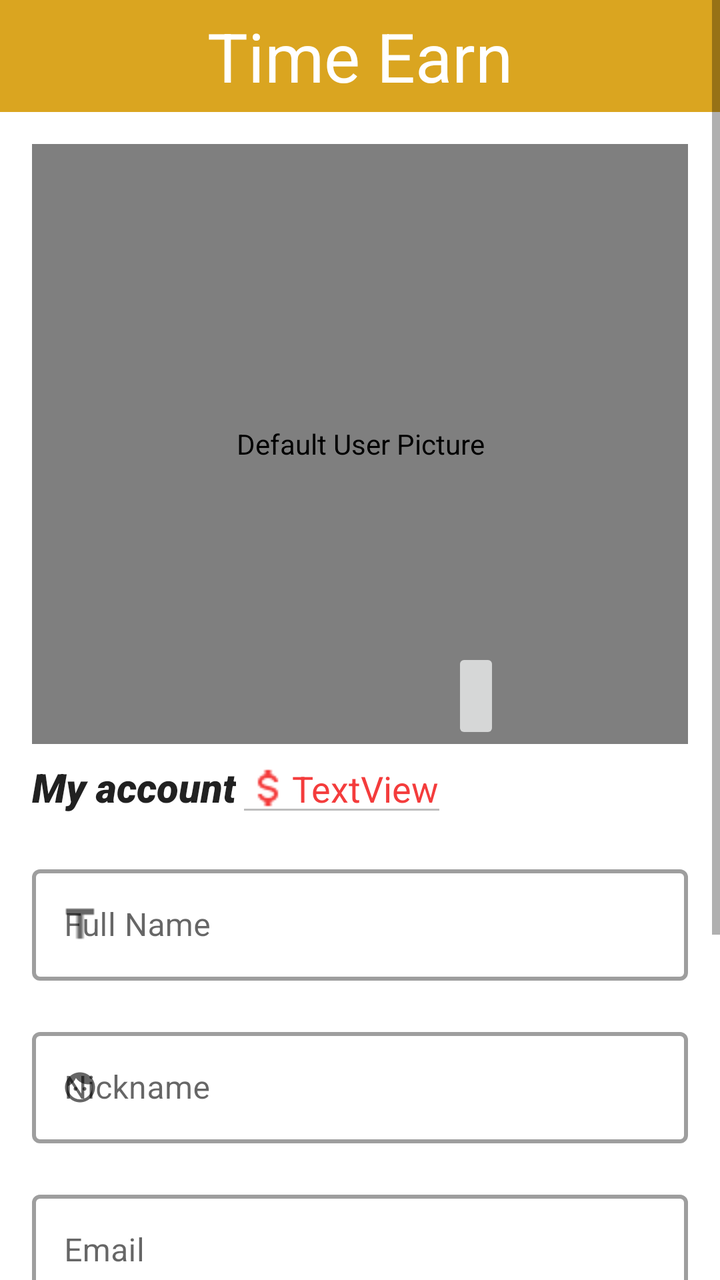
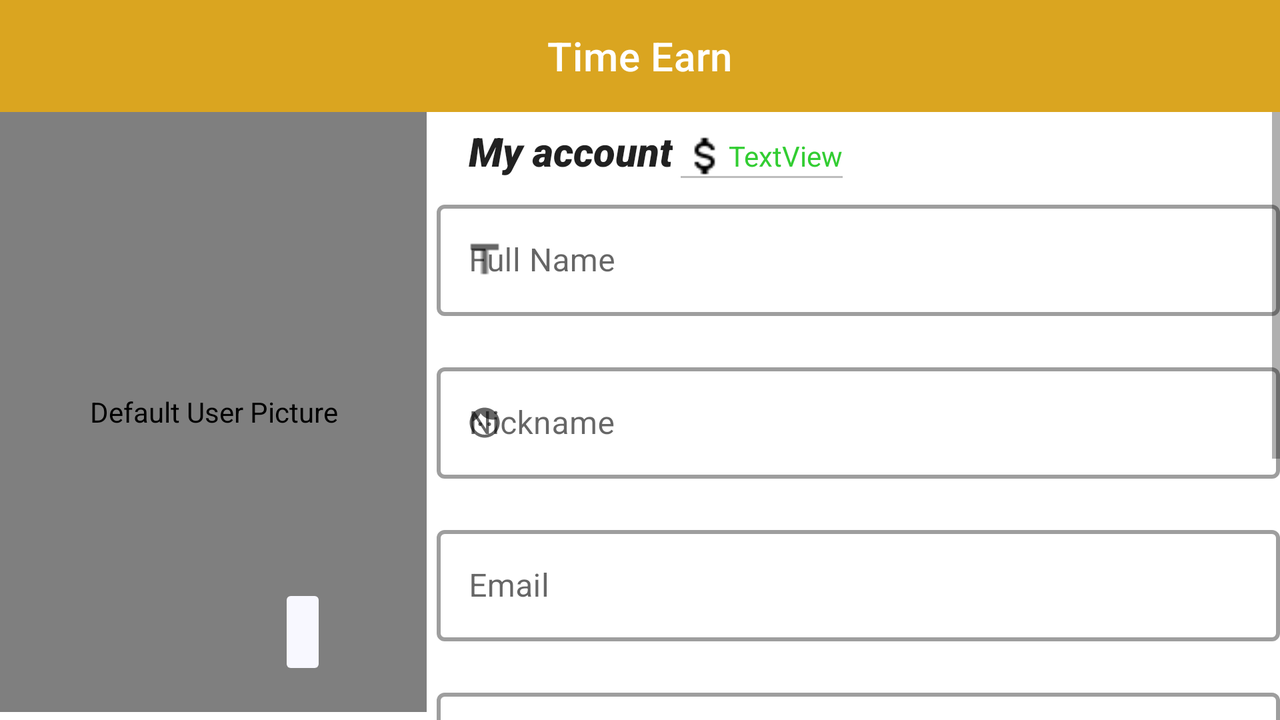

An Android layout and its configuration variant, each rendered on a device that would load it. The default file and the variant file are quoted in full after the pictures.
<!-- AndroidManifest.xml: application theme Theme.TimeBanking -->
<!-- res/layout/editprofilefragment_layout.xml -->
<?xml version="1.0" encoding="utf-8"?>
<androidx.constraintlayout.widget.ConstraintLayout xmlns:android="http://schemas.android.com/apk/res/android"
    android:layout_width="match_parent"
    android:layout_height="match_parent"
    xmlns:app="http://schemas.android.com/apk/res-auto"
    xmlns:tools="http://schemas.android.com/tools">

    <ScrollView
        android:id="@+id/scrollViewShow"
        android:layout_width="match_parent"
        android:layout_height="match_parent"
        app:layout_constraintBottom_toBottomOf="parent"
        app:layout_constraintEnd_toEndOf="parent"
        app:layout_constraintStart_toStartOf="parent"
        app:layout_constraintTop_toTopOf="parent">

        <LinearLayout
            android:layout_width="match_parent"
            android:layout_height="wrap_content"
            android:orientation="vertical">

            <com.google.android.material.appbar.AppBarLayout
                android:id="@+id/toolbarLayout"
                android:layout_width="match_parent"
                android:layout_height="wrap_content"
                app:layout_constraintEnd_toEndOf="parent"
                app:layout_constraintStart_toStartOf="parent"
                app:layout_constraintTop_toTopOf="parent">

                <com.google.android.material.appbar.MaterialToolbar
                    android:id="@+id/my_toolbar"
                    style="@style/Widget.MaterialComponents.Toolbar.Primary"
                    android:layout_width="match_parent"
                    android:layout_height="?attr/actionBarSize"
                    app:title="@string/app_name"
                    app:titleCentered="true"
                    app:titleTextAppearance="@style/TextAppearance.AppCompat.Display1" />

            </com.google.android.material.appbar.AppBarLayout>

            <com.google.android.material.divider.MaterialDivider
                android:id="@+id/materialDivider6"
                android:layout_width="match_parent"
                android:layout_height="wrap_content"
                android:layout_marginBottom="5dp"
                android:layout_marginTop="5dp"
                app:dividerColor="#00FFFFFF"
                tools:visibility="visible" />

            <FrameLayout
                android:layout_width="match_parent"
                android:layout_height="wrap_content"
                app:layout_constraintBottom_toBottomOf="parent"
                app:layout_constraintEnd_toStartOf="@+id/profileRow"
                app:layout_constraintHorizontal_bias="0.52"
                app:layout_constraintHorizontal_chainStyle="packed"
                app:layout_constraintHorizontal_weight="1"
                app:layout_constraintStart_toStartOf="parent"
                app:layout_constraintTop_toBottomOf="@id/toolbarLayout"
                app:layout_constraintVertical_weight="1">


                <de.hdodenhof.circleimageview.CircleImageView
                    android:id="@+id/userImage"
                    android:layout_width="match_parent"
                    android:layout_height="300dp"
                    android:layout_marginEnd="16dp"
                    android:layout_marginStart="16dp"
                    android:layout_marginTop="5dp"
                    android:layout_weight="1"
                    android:contentDescription="@string/picutureTest"
                    android:src="@drawable/user_icon"
                    app:civ_border_color="@color/Custom1"
                    app:civ_border_width="4dp"
                    app:layout_constraintBottom_toBottomOf="parent"
                    app:layout_constraintEnd_toStartOf="@+id/toolbarLayout"
                    app:layout_constraintHorizontal_bias="0.5"
                    app:layout_constraintHorizontal_chainStyle="spread_inside"
                    app:layout_constraintHorizontal_weight="1"
                    app:layout_constraintStart_toStartOf="parent"
                    app:layout_constraintTop_toTopOf="parent"
                    app:layout_constraintVertical_bias="0.498"
                    app:layout_constraintVertical_weight="1" />

                <ImageButton
                    android:id="@+id/plus"
                    android:layout_width="wrap_content"
                    android:layout_height="wrap_content"
                    android:layout_gravity="bottom|end"
                    android:layout_marginEnd="110dp"
                    android:contentDescription="@string/picutureTest"

                    android:minHeight="48dp"
                    app:srcCompat="@drawable/outline_photo_camera_24"
                    tools:ignore="DuplicateSpeakableTextCheck" />
            </FrameLayout>

            <TableRow
                android:id="@+id/profileRow"
                android:layout_width="340dp"
                android:layout_height="wrap_content"
                android:layout_marginStart="16dp"
                android:layout_marginEnd="16dp">

                <TextView
                    android:id="@+id/AccountInfo"
                    android:layout_width="wrap_content"
                    android:layout_height="wrap_content"
                    android:fontFamily="sans-serif-black"
                    android:text="@string/accInfo"
                    android:textAlignment="textStart"
                    android:textAppearance="@style/TextAppearance.AppCompat.Body2"
                    android:textSize="20sp"
                    android:textStyle="italic" />

                <EditText
                    android:id="@+id/timeCredit"
                    android:layout_width="wrap_content"
                    android:layout_height="wrap_content"
                    android:drawableStart="@drawable/currency_usd"
                    android:drawableTint="@color/Custom1"
                    android:enabled="false"
                    android:text="TextView"
                    android:textAlignment="textStart"
                    android:textColor="@color/Custom1"
                    android:textSize="18sp" />
            </TableRow>

            <LinearLayout
                android:id="@+id/linearLayout"
                android:layout_width="match_parent"
                android:layout_height="0dp"
                android:layout_marginStart="16dp"
                android:layout_marginTop="16dp"
                android:layout_marginEnd="16dp"
                android:layout_weight="2"
                android:orientation="vertical">

                <com.google.android.material.textfield.TextInputLayout
                    android:id="@+id/outlinedFullName"
                    style="@style/Widget.MaterialComponents.TextInputLayout.OutlinedBox"
                    android:layout_width="match_parent"
                    android:layout_height="wrap_content"
                    android:hint="@string/fullName"
                    app:boxStrokeWidth="2dp"
                    app:errorEnabled="true"
                    app:startIconDrawable="@drawable/format_title">

                    <com.google.android.material.textfield.TextInputEditText
                        android:id="@+id/outlinedFullnameFixed"
                        android:layout_width="match_parent"
                        android:layout_height="wrap_content"
                        android:textColor="#757575"
                        tools:ignore="TextContrastCheck" />

                </com.google.android.material.textfield.TextInputLayout>

                <com.google.android.material.textfield.TextInputLayout
                    android:id="@+id/outlinedNickName"
                    style="@style/Widget.MaterialComponents.TextInputLayout.OutlinedBox"
                    android:layout_width="match_parent"
                    android:layout_height="wrap_content"
                    android:hint="@string/nickname"
                    app:boxStrokeWidth="2dp"
                    app:errorEnabled="true"
                    app:startIconDrawable="@drawable/baseline_face_24">

                    <com.google.android.material.textfield.TextInputEditText
                        android:id="@+id/outlinedNickNameFixed"
                        android:layout_width="match_parent"
                        android:layout_height="wrap_content"
                        android:textColor="#757575"
                        tools:ignore="TextContrastCheck" />

                </com.google.android.material.textfield.TextInputLayout>

                <com.google.android.material.textfield.TextInputLayout
                    android:id="@+id/outlinedEmail"
                    style="@style/Widget.MaterialComponents.TextInputLayout.OutlinedBox"
                    android:layout_width="match_parent"
                    android:layout_height="wrap_content"
                    android:hint="@string/email"
                    app:boxStrokeWidth="2dp"
                    app:errorEnabled="true"
                    app:startIconDrawable="@drawable/outline_email_24">

                    <com.google.android.material.textfield.TextInputEditText
                        android:id="@+id/outlinedEmailFixed"
                        android:layout_width="match_parent"
                        android:layout_height="wrap_content"
                        android:enabled="false"
                        android:textColor="#757575"
                        tools:ignore="TextContrastCheck" />

                </com.google.android.material.textfield.TextInputLayout>

                <com.google.android.material.textfield.TextInputLayout
                    android:id="@+id/outlinedLocation"
                    style="@style/Widget.MaterialComponents.TextInputLayout.OutlinedBox"
                    android:layout_width="match_parent"
                    android:layout_height="wrap_content"
                    android:hint="@string/location"
                    app:boxStrokeWidth="2dp"
                    app:errorEnabled="true"
                    app:startIconDrawable="@drawable/outline_location_on_24">

                    <com.google.android.material.textfield.TextInputEditText
                        android:id="@+id/outlinedLocationFixed"
                        android:layout_width="match_parent"
                        android:layout_height="wrap_content"
                        android:textColor="#757575"
                        tools:ignore="TextContrastCheck" />

                </com.google.android.material.textfield.TextInputLayout>

                <com.google.android.material.textfield.TextInputLayout
                    android:id="@+id/outlinedAboutMe"
                    style="@style/Widget.MaterialComponents.TextInputLayout.OutlinedBox"
                    android:layout_width="match_parent"
                    android:layout_height="wrap_content"
                    android:hint="@string/aboutMe"
                    app:boxStrokeWidth="2dp"
                    app:errorEnabled="true"
                    app:startIconDrawable="?android:attr/actionModeFindDrawable">

                    <com.google.android.material.textfield.TextInputEditText
                        android:id="@+id/outlinedAboutmeFixed"
                        android:layout_width="match_parent"
                        android:layout_height="wrap_content"
                        android:textColor="#757575"
                        tools:ignore="TextContrastCheck" />

                </com.google.android.material.textfield.TextInputLayout>

                <TextView
                    android:id="@+id/textSkills"
                    android:layout_width="match_parent"
                    android:layout_height="wrap_content"
                    android:fontFamily="sans-serif-black"
                    android:paddingStart="5dp"
                    android:paddingEnd="2dp"
                    android:paddingBottom="5dp"
                    android:text="@string/skills"
                    android:textAppearance="@style/TextAppearance.AppCompat.Body1"
                    android:textSize="18sp"
                    android:textStyle="italic"
                    android:textColor="@color/Black"
                    app:drawableEndCompat="@drawable/outline_add_circle_outline_24" />

                <LinearLayout
                    android:id="@+id/lastLinear"
                    android:layout_width="match_parent"
                    android:layout_height="wrap_content"
                    android:layout_marginStart="8dp"
                    android:orientation="vertical" >

                </LinearLayout>

                <com.google.android.material.divider.MaterialDivider
                    android:id="@+id/materialDivider4"
                    android:layout_width="match_parent"
                    android:layout_height="wrap_content"
                    android:layout_marginBottom="5dp"
                    android:layout_marginTop="5dp" />
            </LinearLayout>
        </LinearLayout>
    </ScrollView>

</androidx.constraintlayout.widget.ConstraintLayout>
<!-- resources referenced by this layout -->
<resources>
  <color name="Black">#000000</color>
  <color name="Custom1">#F43C3C</color>
  <!-- drawable baseline_face_24 (drawable) -->
  <vector xmlns:android="http://schemas.android.com/apk/res/android"
      android:width="18dp"
      android:height="18dp"
      android:viewportWidth="24"
      android:viewportHeight="24"
      android:tint="@color/black">
    <path
        android:fillColor="@android:color/white"
        android:pathData="M9,11.75c-0.69,0 -1.25,0.56 -1.25,1.25s0.56,1.25 1.25,1.25 1.25,-0.56 1.25,-1.25 -0.56,-1.25 -1.25,-1.25zM15,11.75c-0.69,0 -1.25,0.56 -1.25,1.25s0.56,1.25 1.25,1.25 1.25,-0.56 1.25,-1.25 -0.56,-1.25 -1.25,-1.25zM12,2C6.48,2 2,6.48 2,12s4.48,10 10,10 10,-4.48 10,-10S17.52,2 12,2zM12,20c-4.41,0 -8,-3.59 -8,-8 0,-0.29 0.02,-0.58 0.05,-0.86 2.36,-1.05 4.23,-2.98 5.21,-5.37C11.07,8.33 14.05,10 17.42,10c0.78,0 1.53,-0.09 2.25,-0.26 0.21,0.71 0.33,1.47 0.33,2.26 0,4.41 -3.59,8 -8,8z"/>
  </vector>
  <!-- drawable currency_usd: png bitmap (drawable, 492 bytes) -->
  <!-- drawable format_title: png bitmap (drawable, 306 bytes) -->
  <!-- drawable outline_location_on_24 (drawable) -->
  <vector xmlns:android="http://schemas.android.com/apk/res/android"
      android:width="18dp"
      android:height="18dp"
      android:viewportWidth="24"
      android:viewportHeight="24"
      android:tint="?attr/colorControlNormal">
    <path
        android:fillColor="@android:color/white"
        android:pathData="M12,2C8.13,2 5,5.13 5,9c0,5.25 7,13 7,13s7,-7.75 7,-13c0,-3.87 -3.13,-7 -7,-7zM7,9c0,-2.76 2.24,-5 5,-5s5,2.24 5,5c0,2.88 -2.88,7.19 -5,9.88C9.92,16.21 7,11.85 7,9z"/>
    <path
        android:fillColor="@android:color/white"
        android:pathData="M12,9m-2.5,0a2.5,2.5 0,1 1,5 0a2.5,2.5 0,1 1,-5 0"/>
  </vector>
  <string name="aboutMe">About me</string>
  <string name="accInfo">My account</string>
  <string name="app_name">Time Earn</string>
  <string name="email">Email</string>
  <string name="fullName">Full Name</string>
  <string name="location">Location</string>
  <string name="nickname">Nickname</string>
  <string name="picutureTest">Default User Picture</string>
  <string name="skills">My skills :</string>
  <style name="Theme.TimeBanking" parent="Theme.MaterialComponents.Light.NoActionBar">
          
          <item name="colorPrimary">@color/Goldenrod</item>
          <item name="colorPrimaryVariant">@color/black</item>
          <item name="colorOnPrimary">@color/white</item>
          
          <item name="colorSecondary">@color/Goldenrod</item>
          <item name="colorSecondaryVariant">@color/black</item>
          <item name="colorOnSecondary">@color/black</item>
          
          <item name="android:statusBarColor" tools:targetApi="l">@color/Goldenrod</item>
          
      </style>
  <color name="black">#FF000000</color>
  <color name="Goldenrod">#DAA520</color>
  <color name="white">#FFFFFFFF</color>
</resources>
<!-- res/layout-land/editprofilefragment_layout.xml (the repository's variant of the layout above) -->
<!-- drawn on the phone turned sideways -->
<?xml version="1.0" encoding="utf-8"?>
<androidx.constraintlayout.widget.ConstraintLayout xmlns:android="http://schemas.android.com/apk/res/android"
    xmlns:app="http://schemas.android.com/apk/res-auto"
    xmlns:tools="http://schemas.android.com/tools"
    android:id="@+id/landLayout"
    android:layout_width="match_parent"
    android:layout_height="match_parent"
    android:layout_weight="2">

    <com.google.android.material.appbar.AppBarLayout
        android:id="@+id/toolbarLayout"
        android:layout_width="match_parent"
        android:layout_height="wrap_content"
        app:layout_constraintEnd_toEndOf="parent"
        app:layout_constraintStart_toStartOf="parent"
        app:layout_constraintTop_toTopOf="parent">

        <com.google.android.material.appbar.MaterialToolbar
            android:id="@+id/my_toolbar"
            style="@style/Widget.MaterialComponents.Toolbar.Primary"
            android:layout_width="match_parent"
            android:layout_height="?attr/actionBarSize"
            app:title="@string/app_name"
            app:titleCentered="true"/>

    </com.google.android.material.appbar.AppBarLayout>

    <FrameLayout
        android:id="@+id/frameLayout"
        android:layout_width="0dp"
        android:layout_height="0dp"
        app:layout_constraintBottom_toBottomOf="parent"
        app:layout_constraintEnd_toStartOf="@+id/scrollViewShow"
        app:layout_constraintHorizontal_bias="0.52"
        app:layout_constraintHorizontal_chainStyle="packed"
        app:layout_constraintHorizontal_weight="1"
        app:layout_constraintStart_toStartOf="parent"
        app:layout_constraintTop_toBottomOf="@id/toolbarLayout"
        app:layout_constraintVertical_weight="1">

        <de.hdodenhof.circleimageview.CircleImageView
            android:id="@+id/userImage"
            android:layout_width="match_parent"
            android:layout_height="300dp"
            android:contentDescription="@string/picutureTest"
            android:src="@drawable/user_icon"
            app:civ_border_color="#FF000000"
            app:civ_border_width="1dp"
            app:layout_constraintBottom_toBottomOf="parent"
            app:layout_constraintEnd_toStartOf="@+id/scrollViewShow"
            app:layout_constraintHorizontal_bias="0.5"
            app:layout_constraintHorizontal_chainStyle="spread_inside"
            app:layout_constraintHorizontal_weight="1"
            app:layout_constraintStart_toStartOf="parent"
            app:layout_constraintTop_toTopOf="parent"
            app:layout_constraintVertical_bias="0.498"
            app:layout_constraintVertical_weight="1" />

        <ImageButton
            android:id="@+id/plus"
            android:layout_width="wrap_content"
            android:layout_height="wrap_content"
            android:layout_gravity="bottom|end"
            android:layout_marginEnd="50dp"
            android:layout_marginBottom="20dp"
            android:backgroundTint="@color/GhostWhite"
            android:contentDescription="@string/picutureTest"
            android:minHeight="48dp"
            android:onClick="showPopup"
            app:srcCompat="@drawable/outline_photo_camera_24"
            tools:ignore="DuplicateSpeakableTextCheck" />
    </FrameLayout>

    <ScrollView
        android:id="@+id/scrollViewShow"
        android:layout_width="0dp"
        android:layout_height="0dp"
        app:layout_constraintBottom_toBottomOf="parent"
        app:layout_constraintEnd_toEndOf="parent"
        app:layout_constraintHorizontal_bias="0.5"
        app:layout_constraintHorizontal_weight="2"
        app:layout_constraintStart_toEndOf="@+id/frameLayout"
        app:layout_constraintTop_toBottomOf="@+id/toolbarLayout"
        app:layout_constraintVertical_weight="2">

        <LinearLayout
            android:layout_width="match_parent"
            android:layout_height="wrap_content"
            android:layout_marginStart="5dp"
            android:orientation="vertical">

            <TableRow
                android:id="@+id/profileRow"
                android:layout_width="340dp"
                android:layout_height="wrap_content"
                android:layout_marginStart="16dp"
                android:layout_marginEnd="16dp">

                <TextView
                    android:id="@+id/AccountInfo"
                    android:layout_width="wrap_content"
                    android:layout_height="wrap_content"
                    android:fontFamily="sans-serif-black"
                    android:text="@string/accInfo"
                    android:textAlignment="textStart"
                    android:textAppearance="@style/TextAppearance.AppCompat.Body2"
                    android:textSize="20sp"
                    android:textStyle="italic" />

                <EditText
                    android:id="@+id/timeCredit"
                    android:layout_width="wrap_content"
                    android:layout_height="wrap_content"
                    android:drawableStart="@drawable/currency_usd"
                    android:enabled="false"
                    android:text="TextView"
                    android:textAlignment="textStart"
                    android:textColor="@color/LimeGreen"
                    android:textSize="14sp" />
            </TableRow>

            <com.google.android.material.textfield.TextInputLayout
                android:id="@+id/outlinedFullName"
                style="@style/Widget.MaterialComponents.TextInputLayout.OutlinedBox"
                android:layout_width="match_parent"
                android:layout_height="wrap_content"
                android:hint="@string/fullName"
                app:boxStrokeWidth="2dp"
                app:errorEnabled="true"
                app:startIconDrawable="@drawable/format_title">

                <com.google.android.material.textfield.TextInputEditText
                    android:id="@+id/outlinedFullnameFixed"
                    android:layout_width="match_parent"
                    android:layout_height="wrap_content"
                    android:textColor="#757575"
                    tools:ignore="TextContrastCheck" />

            </com.google.android.material.textfield.TextInputLayout>

            <com.google.android.material.textfield.TextInputLayout
                android:id="@+id/outlinedNickName"
                style="@style/Widget.MaterialComponents.TextInputLayout.OutlinedBox"
                android:layout_width="match_parent"
                android:layout_height="wrap_content"
                android:hint="@string/nickname"
                app:boxStrokeWidth="2dp"
                app:errorEnabled="true"
                app:startIconDrawable="@drawable/baseline_face_24">

                <com.google.android.material.textfield.TextInputEditText
                    android:id="@+id/outlinedNickNameFixed"
                    android:layout_width="match_parent"
                    android:layout_height="wrap_content"
                    android:textColor="#757575"
                    tools:ignore="TextContrastCheck" />

            </com.google.android.material.textfield.TextInputLayout>

            <com.google.android.material.textfield.TextInputLayout
                android:id="@+id/outlinedEmail"
                style="@style/Widget.MaterialComponents.TextInputLayout.OutlinedBox"
                android:layout_width="match_parent"
                android:layout_height="wrap_content"
                android:hint="@string/email"
                app:boxStrokeWidth="2dp"
                app:errorEnabled="true"
                app:startIconDrawable="@drawable/outline_email_24">

                <com.google.android.material.textfield.TextInputEditText
                    android:id="@+id/outlinedEmailFixed"
                    android:layout_width="match_parent"
                    android:layout_height="wrap_content"
                    android:enabled="false"
                    android:textColor="#757575"
                    tools:ignore="TextContrastCheck" />

            </com.google.android.material.textfield.TextInputLayout>

            <com.google.android.material.textfield.TextInputLayout
                android:id="@+id/outlinedLocation"
                style="@style/Widget.MaterialComponents.TextInputLayout.OutlinedBox"
                android:layout_width="match_parent"
                android:layout_height="wrap_content"
                android:hint="@string/location"
                app:boxStrokeWidth="2dp"
                app:errorEnabled="true"
                app:startIconDrawable="@drawable/outline_location_on_24">

                <com.google.android.material.textfield.TextInputEditText
                    android:id="@+id/outlinedLocationFixed"
                    android:layout_width="match_parent"
                    android:layout_height="wrap_content"
                    android:textColor="#757575"
                    tools:ignore="TextContrastCheck" />

            </com.google.android.material.textfield.TextInputLayout>

            <com.google.android.material.textfield.TextInputLayout
                android:id="@+id/outlinedEarnTime"
                style="@style/Widget.MaterialComponents.TextInputLayout.OutlinedBox"
                android:layout_width="match_parent"
                android:layout_height="wrap_content"
                android:hint="Total Time"
                app:boxStrokeWidth="2dp"
                app:startIconDrawable="@drawable/earn_time">

                <com.google.android.material.textfield.TextInputEditText
                    android:id="@+id/outlinedEarnTimeFixed"
                    android:layout_width="match_parent"
                    android:layout_height="wrap_content"
                    android:textColor="#757575"
                    android:enabled="false"
                    tools:ignore="TextContrastCheck" />

            </com.google.android.material.textfield.TextInputLayout>

            <com.google.android.material.textfield.TextInputLayout
                android:id="@+id/outlinedAboutMe"
                style="@style/Widget.MaterialComponents.TextInputLayout.OutlinedBox"
                android:layout_width="match_parent"
                android:layout_height="wrap_content"
                android:hint="@string/aboutMe"
                app:boxStrokeWidth="2dp"
                app:errorEnabled="true"
                app:startIconDrawable="?android:attr/actionModeFindDrawable">

                <com.google.android.material.textfield.TextInputEditText
                    android:id="@+id/outlinedAboutmeFixed"
                    android:layout_width="match_parent"
                    android:layout_height="wrap_content"
                    android:textColor="#757575"
                    tools:ignore="TextContrastCheck" />

            </com.google.android.material.textfield.TextInputLayout>

            <TextView
                android:id="@+id/textSkills"
                android:layout_width="match_parent"
                android:layout_height="wrap_content"
                android:layout_marginStart="20dp"
                android:fontFamily="sans-serif-black"
                android:paddingEnd="7dp"
                android:paddingBottom="5dp"
                android:text="@string/skills"
                android:textAppearance="@style/TextAppearance.AppCompat.Body1"
                android:textSize="14sp"
                android:textStyle="italic"
                app:drawableEndCompat="@drawable/outline_add_circle_outline_24" />

            <LinearLayout
                android:id="@+id/lastLinear"
                android:layout_width="match_parent"
                android:layout_height="wrap_content"
                android:layout_marginStart="22dp"
                android:orientation="vertical">

            </LinearLayout>

        </LinearLayout>
    </ScrollView>

</androidx.constraintlayout.widget.ConstraintLayout>
<!-- resources referenced by the variant -->
<!-- as the phone turned sideways resolves them -->
<resources>
  <color name="GhostWhite">#F8F8FF</color>
  <color name="LimeGreen">#32CD32</color>
  <!-- drawable baseline_face_24 (drawable) -->
  <vector xmlns:android="http://schemas.android.com/apk/res/android"
      android:width="18dp"
      android:height="18dp"
      android:viewportWidth="24"
      android:viewportHeight="24"
      android:tint="@color/black">
    <path
        android:fillColor="@android:color/white"
        android:pathData="M9,11.75c-0.69,0 -1.25,0.56 -1.25,1.25s0.56,1.25 1.25,1.25 1.25,-0.56 1.25,-1.25 -0.56,-1.25 -1.25,-1.25zM15,11.75c-0.69,0 -1.25,0.56 -1.25,1.25s0.56,1.25 1.25,1.25 1.25,-0.56 1.25,-1.25 -0.56,-1.25 -1.25,-1.25zM12,2C6.48,2 2,6.48 2,12s4.48,10 10,10 10,-4.48 10,-10S17.52,2 12,2zM12,20c-4.41,0 -8,-3.59 -8,-8 0,-0.29 0.02,-0.58 0.05,-0.86 2.36,-1.05 4.23,-2.98 5.21,-5.37C11.07,8.33 14.05,10 17.42,10c0.78,0 1.53,-0.09 2.25,-0.26 0.21,0.71 0.33,1.47 0.33,2.26 0,4.41 -3.59,8 -8,8z"/>
  </vector>
  <!-- drawable currency_usd: png bitmap (drawable, 492 bytes) -->
  <!-- drawable earn_time: png bitmap (drawable, 609 bytes) -->
  <!-- drawable format_title: png bitmap (drawable, 306 bytes) -->
  <!-- drawable outline_location_on_24 (drawable) -->
  <vector xmlns:android="http://schemas.android.com/apk/res/android"
      android:width="18dp"
      android:height="18dp"
      android:viewportWidth="24"
      android:viewportHeight="24"
      android:tint="?attr/colorControlNormal">
    <path
        android:fillColor="@android:color/white"
        android:pathData="M12,2C8.13,2 5,5.13 5,9c0,5.25 7,13 7,13s7,-7.75 7,-13c0,-3.87 -3.13,-7 -7,-7zM7,9c0,-2.76 2.24,-5 5,-5s5,2.24 5,5c0,2.88 -2.88,7.19 -5,9.88C9.92,16.21 7,11.85 7,9z"/>
    <path
        android:fillColor="@android:color/white"
        android:pathData="M12,9m-2.5,0a2.5,2.5 0,1 1,5 0a2.5,2.5 0,1 1,-5 0"/>
  </vector>
  <string name="aboutMe">About me</string>
  <string name="accInfo">My account</string>
  <string name="app_name">Time Earn</string>
  <string name="email">Email</string>
  <string name="fullName">Full Name</string>
  <string name="location">Location</string>
  <string name="nickname">Nickname</string>
  <string name="picutureTest">Default User Picture</string>
  <string name="skills">My skills :</string>
  <style name="Theme.TimeBanking" parent="Theme.MaterialComponents.Light.NoActionBar">
          
          <item name="colorPrimary">@color/Goldenrod</item>
          <item name="colorPrimaryVariant">@color/black</item>
          <item name="colorOnPrimary">@color/white</item>
          
          <item name="colorSecondary">@color/Goldenrod</item>
          <item name="colorSecondaryVariant">@color/black</item>
          <item name="colorOnSecondary">@color/black</item>
          
          <item name="android:statusBarColor" tools:targetApi="l">@color/Goldenrod</item>
          
      </style>
  <color name="black">#FF000000</color>
  <color name="Goldenrod">#DAA520</color>
  <color name="white">#FFFFFFFF</color>
</resources>
